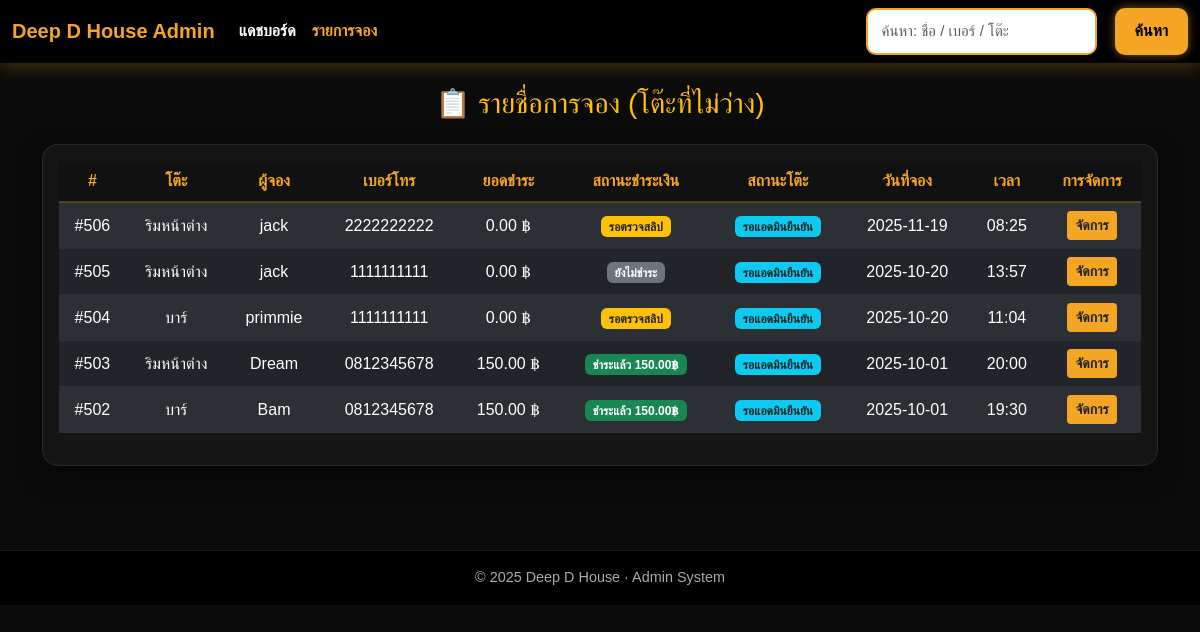
The app's page /admin_list.php (signed in) with its own data.
### tables this page shows
CREATE TABLE `tbl_booking` (
  `no` int(11) NOT NULL,
  `table_id` int(11) NOT NULL,
  `booking_name` varchar(100) NOT NULL,
  `booking_date` date NOT NULL,
  `booking_time` time NOT NULL,
  `price` decimal(10,2) DEFAULT 150.00,
  `booking_phone` varchar(10) NOT NULL,
  `slip_img` varchar(255) DEFAULT NULL,
  `booking_staff` varchar(100) DEFAULT 'ผู้ใช้ทั่วไป',
  `dateCreate` datetime DEFAULT current_timestamp(),
  `payment_status` enum('pending','paid') DEFAULT 'pending'
);

CREATE TABLE `tbl_table` (
  `id` int(11) NOT NULL,
  `table_name` varchar(50) DEFAULT NULL,
  `table_status` tinyint(1) DEFAULT 0 COMMENT '0=ว่าง, 1=ไม่ว่าง, 2=รออนุมัติ'
);

### admin_list.php (the view, shortened to what this page needs)
<?php
require_once 'condb.php';
$kw = trim($_GET['q'] ?? '');
$sql = "
  SELECT
    b.no,
    b.table_id,
    b.booking_name,
    b.booking_date,
    b.booking_time,
    b.booking_phone,
    b.booking_staff,
    t.table_name,
    t.table_status,
    b.payment_status,
    COALESCE(r.total_amount, 0) AS total_amount
  FROM tbl_booking b
  JOIN tbl_table t ON t.id = b.table_id
  LEFT JOIN tbl_receipt r ON r.booking_no = b.no
  WHERE t.table_status != 0
";
$sql .= " ORDER BY b.booking_date DESC, b.booking_time DESC";
$stmt = mysqli_prepare($conn, $sql);
mysqli_stmt_execute($stmt);
$result = mysqli_stmt_get_result($stmt);
function h($s){ return htmlspecialchars($s, ENT_QUOTES, 'UTF-8'); }
function statusBadge($status) {
  switch ($status) {
    case 2: return '<span class="badge bg-info text-dark">รอแอดมินยืนยัน</span>';
  }
}
function payBadge($status, $amount) {
  if ($status == 'paid') return '<span class="badge bg-success">ชำระแล้ว ' . number_format($amount, 2) . '฿</span>';
  if ($status == 'pending') return '<span class="badge bg-warning text-dark">รอตรวจสลิป</span>';
  return '<span class="badge bg-secondary">ยังไม่ชำระ</span>';
}
?>
<!doctype html>
<html lang="th">
<head>
<link href="https://cdn.jsdelivr.net/npm/bootstrap@5.3.3/dist/css/bootstrap.min.css" rel="stylesheet">
</head>
<body>
<nav class="navbar navbar-expand-lg navbar-dark">
  <div class="container-fluid">
    <a class="navbar-brand" href="admin.php">Deep D House Admin</a>
    <div class="collapse navbar-collapse" id="nav">
      <ul class="navbar-nav me-auto mb-2 mb-lg-0">
        <li class="nav-item"><a class="nav-link" href="admin.php">แดชบอร์ด</a></li>
        <li class="nav-item"><a class="nav-link active" href="#">รายการจอง</a></li>
      </ul>
     <form class="d-flex" method="get" style="gap:10px;">
  <input
    class="form-control me-2"
    type="search"
    name="q"
    placeholder="ค้นหา: ชื่อ / เบอร์ / โต๊ะ"
    value="<?=h($kw)?>"
    style="
      background:#ffffff;          /* ✅ พื้นขาว */
      color:#000;                  /* ✅ ตัวอักษรดำ */
      border:2px solid #f5a524;    /* ✅ ขอบทองชัด */
      border-radius:10px;
      font-weight:500;
      font-size:15px;
      padding:10px 14px;
      transition:0.2s;
    "
    onfocus="this.style.boxShadow='0 0 8px rgba(245,165,36,0.6)'"
    onblur="this.style.boxShadow='none'"
  >
  <button
    class="btn btn-warning"
    type="submit"
    style="
      background:#f5a524;
      color:#000;
      font-weight:700;
      border:none;
      border-radius:10px;
      padding:10px 20px;
      transition:0.25s;
      box-shadow:0 0 10px rgba(245,165,36,0.5);
    "
    onmouseover="this.style.background='#d9901d'"
    onmouseout="this.style.background='#f5a524'"
  >
    ค้นหา
  </button>
</form>
    </div>
  </div>
</nav>
<div class="container py-4">
  <h3 class="text-warning mb-4 text-center">📋 รายชื่อการจอง (โต๊ะที่ไม่ว่าง)</h3>
  <div class="card p-3">
    <div class="table-responsive" style="max-height:70vh;">
      <table class="table table-dark table-striped table-hover align-middle text-center">
        <thead>
          <tr>
            <th>#</th>
            <th>โต๊ะ</th>
            <th>ผู้จอง</th>
            <th>เบอร์โทร</th>
            <th>ยอดชำระ</th>
            <th>สถานะชำระเงิน</th>
            <th>สถานะโต๊ะ</th>
            <th>วันที่จอง</th>
            <th>เวลา</th>
            <th>การจัดการ</th>
          </tr>
        </thead>
        <tbody>
        <?php if (mysqli_num_rows($result) == 0): ?>
          <tr><td colspan="10" class="py-4 text-secondary">ยังไม่มีการจองโต๊ะที่ไม่ว่าง</td></tr>
        <?php else: ?>
          <?php while($r = mysqli_fetch_assoc($result)): ?>
            <tr>
              <td>#<?= (int)$r['no'] ?></td>
              <td><?= h($r['table_name']) ?></td>
              <td><?= h($r['booking_name']) ?></td>
              <td><?= h($r['booking_phone']) ?></td>
              <td><?= number_format($r['total_amount'],2) ?> ฿</td>
              <td><?= payBadge($r['payment_status'], $r['total_amount']) ?></td>
              <td><?= statusBadge((int)$r['table_status']) ?></td>
              <td><?= h($r['booking_date']) ?></td>
              <td><?= h(substr($r['booking_time'],0,5)) ?></td>
              <td>
                <a class="btn btn-sm btn-warning text-dark" href="admin_edit.php?no=<?=$r['no']?>">จัดการ</a>
              </td>
            </tr>
          <?php endwhile; ?>
        <?php endif; ?>
        </tbody>
      </table>
    </div>
  </div>
</div>
<footer>
  © 2025 Deep D House · Admin System
</footer>
</body>
</html>

### admin_list.php (style rules this page uses)
:root { --gold:#f5a524; --gold-2:#d9901d; --bg:#0b0b0b; --card:#151515; }
body { background:var(--bg); color:#fff; font-family:"Kanit",sans-serif; min-height:100vh; }
.navbar-dark { background:#000; box-shadow:0 4px 16px rgba(245,165,36,.25); }
.navbar-brand { color:var(--gold)!important; font-weight:800; }
.navbar-dark .nav-link { color:#fff!important; font-weight:600; }
.navbar-dark .nav-link:hover, .navbar-dark .nav-link.active { color:var(--gold)!important; }
.card { background:var(--card); border:1px solid rgba(255,255,255,.08); border-radius:16px; box-shadow:0 10px 30px rgba(0,0,0,.4); }
.form-control { background:#1a1a1a; border:1px solid rgba(245,165,36,.3); color:#fff; border-radius:10px; }
.table-dark { background:#1b1b1b; }
.table thead th { color:var(--gold); border-bottom:2px solid rgba(245,165,36,.25); background:#111; position:sticky; top:0; z-index:5; }
.table td { border-color:rgba(255,255,255,.05); vertical-align:middle; }
footer { background:#000; color:#aaa; text-align:center; padding:16px; margin-top:60px; font-size:.9rem; border-top:1px solid rgba(255,255,255,.1); }
.btn-warning { background:var(--gold); color:#000; border:none; font-weight:700; }

### records on screen
tbl_booking: no "506", table.table_name "ริมหน้าต่าง", booking_name "jack", booking_phone "2222222222", total_amount "0.00", payment_status "รอตรวจสลิป", booking_date "2025-11-19", booking_time "08:25"
tbl_booking: no "505", table.table_name "ริมหน้าต่าง", booking_name "jack", booking_phone "1111111111", total_amount "0.00", booking_date "2025-10-20", booking_time "13:57"
tbl_booking: no "504", table.table_name "บาร์", booking_name "primmie", booking_phone "1111111111", total_amount "0.00", payment_status "รอตรวจสลิป", booking_date "2025-10-20", booking_time "11:04"
tbl_booking: no "503", table.table_name "ริมหน้าต่าง", booking_name "Dream", booking_phone "0812345678", total_amount "150.00", amount "150.00", booking_date "2025-10-01", booking_time "20:00"
tbl_booking: no "502", table.table_name "บาร์", booking_name "Bam", booking_phone "0812345678", total_amount "150.00", amount "150.00", booking_date "2025-10-01", booking_time "19:30"
